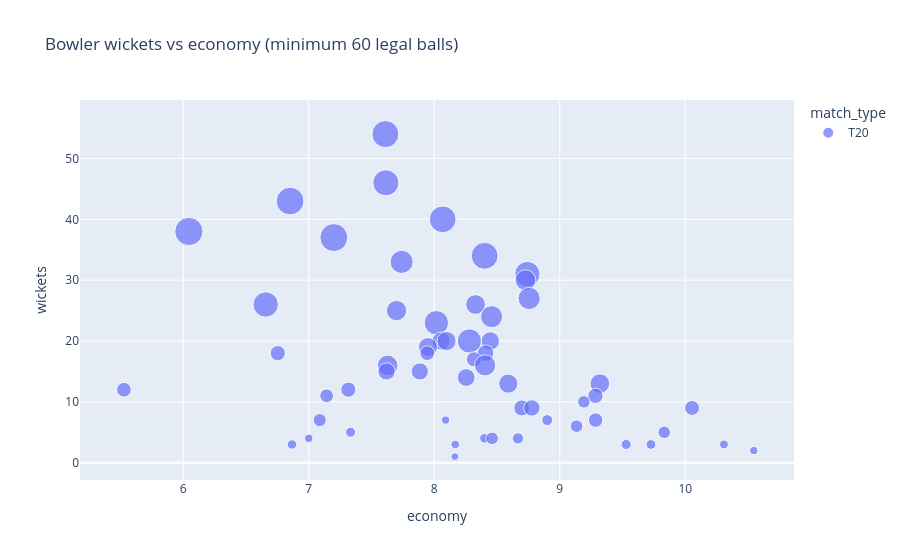

The notebook cell saved with this chart:
### Markdown cell above
## 4. Bowling: wickets, economy and sample size

Filter out tiny samples before drawing comparisons. The threshold below is only an exploratory default, not a universal standard.

### Code cell
eligible_bowlers = bowling.loc[bowling["legal_balls"] >= 60].copy() if not bowling.empty else bowling
if not eligible_bowlers.empty:
    display(eligible_bowlers.sort_values(["wickets", "economy"], ascending=[False, True]).head(20))
    fig = px.scatter(eligible_bowlers, x="economy", y="wickets", size="legal_balls", color="match_type", hover_name="bowler", title="Bowler wickets vs economy (minimum 60 legal balls)")
    fig.show()
else:
    print("No bowlers meet the selected sample threshold.")

### Figure 1 — Plotly figure (JSON) as saved in the notebook; plotly's stock layout.template omitted (floating-point values rounded to 4 significant figures)
{"data": [{"hovertemplate": "<b>%{hovertext}</b><br><br>match_type=T20<br>economy=%{x}<br>wickets=%{y}<br>legal_balls=%{marker.size}<extra></extra>", "hovertext": ["AC Kerr", "HK Matthews", "S Ecclestone", "NR Sciver-Brunt", "M Kapp", "S Pandey", "DB Sharma", "JL Jonassen", "A Gardner", "SR Patil", "G Wareham", "S Ismail", "SFM Devine", "S Ishaque", "RS Gayakwad", "TP Kanwar", "KJ Garth", "S Asha", "Renuka Singh", "CA Henry", "KS Gautam", "IECM Wong", "N de Klerk", "N Shree Charani", "NSS Sharma", "RP Yadav", "A Reddy", "M Mani", "GM Harris", "EA Perry", "A Sutherland", "S Rana", "LK Bell", "S Molineux", "A Capsey", "DJS Dottin", "SG Satghare", "AB Kaur", "K Goud", "Meghna Singh", "P Vastrakar", "TG Norris", "NJ Carey", "K Anjali Sarvani", "Priya Mishra", "S Gupta", "TM McGrath", "SM Shakil", "TR Sadhu", "ML Schutt", "KE Bryce", "AC Jayangani", "PG Chopra", "Preeti Bose", "E Bisht", "SZ Thakor", "CL Tryon", "MS Kashyap"], "legendgroup": "T20", "marker": {"color": "#636efa", "size": [730, 680, 768, 714, 798, 780, 722, 531, 639, 429, 492, 639, 389, 413, 486, 595, 330, 366, 592, 336, 360, 231, 216, 274, 228, 420, 449, 300, 296, 314, 366, 385, 216, 228, 189, 232, 156, 258, 270, 222, 171, 66, 120, 210, 157, 99, 155, 72, 90, 156, 126, 90, 72, 102, 95, 78, 66, 61], "sizemode": "area", "sizeref": 1.995, "symbol": "circle"}, "mode": "markers", "name": "T20", "orientation": "v", "showlegend": true, "type": "scatter", "x": [7.611, 7.615, 6.852, 8.067, 6.045, 7.2, 8.402, 7.74, 8.742, 8.727, 8.756, 6.657, 8.329, 7.7, 8.457, 8.017, 8.055, 8.098, 8.28, 8.446, 7.95, 6.753, 7.944, 8.409, 8.316, 7.629, 8.405, 7.62, 7.885, 8.255, 8.59, 9.319, 5.528, 7.316, 7.143, 9.284, 9.192, 8.698, 8.778, 10.05, 7.088, 8.091, 8.9, 9.286, 9.134, 7.333, 9.832, 7.0, 8.4, 8.462, 8.667, 6.867, 8.167, 9.529, 9.726, 10.31, 10.55, 8.164], "xaxis": "x", "y": [54, 46, 43, 40, 38, 37, 34, 33, 31, 30, 27, 26, 26, 25, 24, 23, 20, 20, 20, 20, 19, 18, 18, 18, 17, 16, 16, 15, 15, 14, 13, 13, 12, 12, 11, 11, 10, 9, 9, 9, 7, 7, 7, 7, 6, 5, 5, 4, 4, 4, 4, 3, 3, 3, 3, 3, 2, 1], "yaxis": "y"}], "layout": {"legend": {"itemsizing": "constant", "title": {"text": "match_type"}, "tracegroupgap": 0}, "title": {"text": "Bowler wickets vs economy (minimum 60 legal balls)"}, "xaxis": {"anchor": "y", "domain": [0, 1], "title": {"text": "economy"}}, "yaxis": {"anchor": "x", "domain": [0, 1], "title": {"text": "wickets"}}}}
